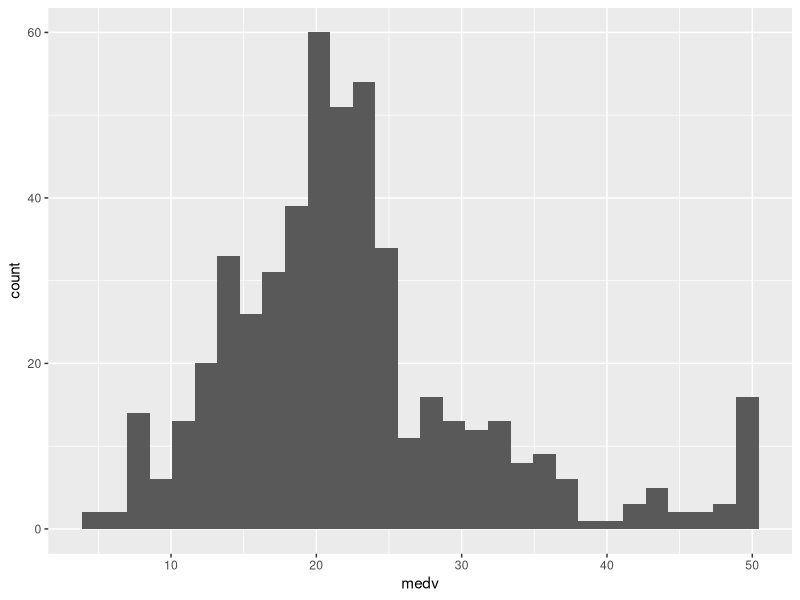
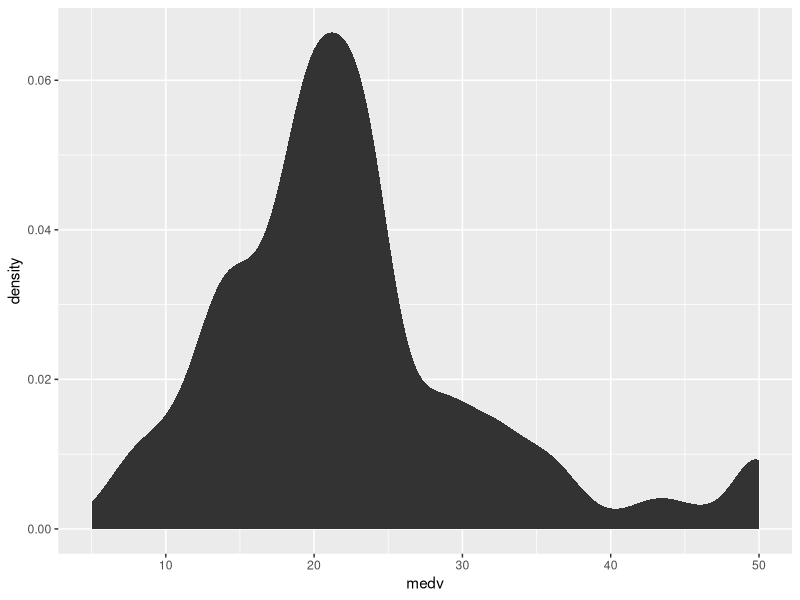
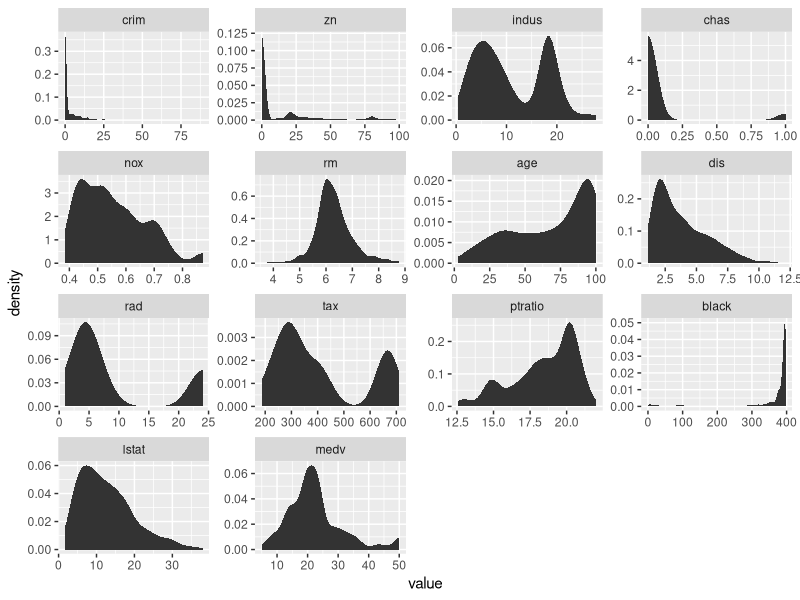

Here is the R script that generated these plots, in order:
## ---- chunk 1
data(Boston, package = "MASS")
## ---- chunk 2
require(ggplot2)
ggplot(data = Boston, aes(x = medv)) +  geom_histogram()
## ---- chunk 3
ggplot(data = Boston, aes(x = medv)) +  stat_density()
## ---- chunk 4
head(Boston)
## ---- chunk 5
require(reshape2)
melt.boston <- melt(Boston)
head(melt.boston)
## ---- chunk 6
ggplot(data = melt.boston, aes(x = value)) +  stat_density() +  facet_wrap(~variable, scales = "free")
## ---- chunk 7
#~~~~~~~~~~~~~~~~~~~~
# calculate skewness
#~~~~~~~~~~~~~~~~~~~~
require(e1071)
sapply(Boston, skewness)
